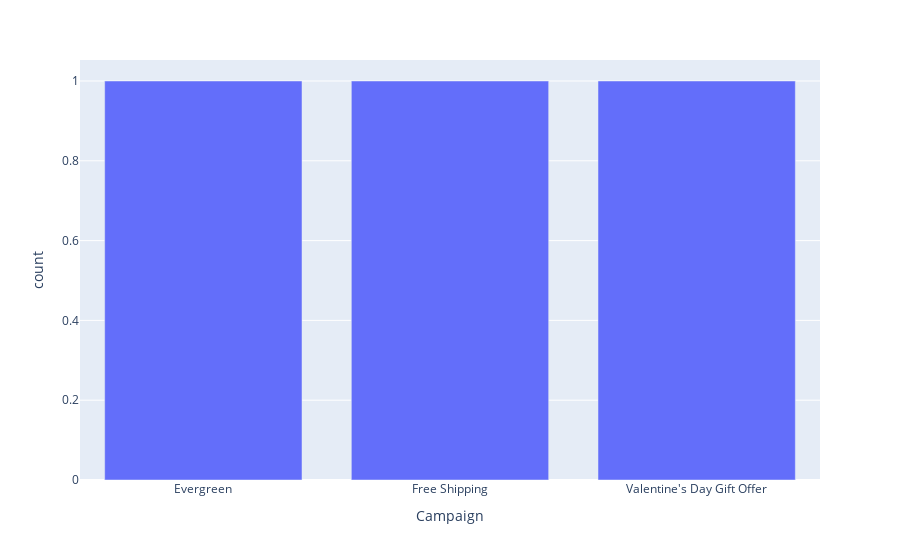

Notebook code cell kept with this figure:
### Code cell
fig=px.bar(groups_gender[['Campaign','Total Revenue','Media Spend']],x='Campaign') #,y='Media Spend',barmode='group',height=400,width=600)
fig.show()

### Figure 1 — Plotly figure (JSON) as saved in the notebook; plotly's stock layout.template omitted (floating-point values rounded to 4 significant figures)
{"data": [{"alignmentgroup": "True", "hovertemplate": "Campaign=%{x}<br>count=%{y}<extra></extra>", "legendgroup": "", "marker": {"color": "#636efa", "pattern": {"shape": ""}}, "name": "", "offsetgroup": "", "orientation": "v", "showlegend": false, "textposition": "auto", "type": "bar", "x": ["Evergreen", "Free Shipping", "Valentine's Day Gift Offer"], "xaxis": "x", "y": [1, 1, 1], "yaxis": "y"}], "layout": {"barmode": "relative", "legend": {"tracegroupgap": 0}, "margin": {"t": 60}, "xaxis": {"anchor": "y", "domain": [0, 1], "title": {"text": "Campaign"}}, "yaxis": {"anchor": "x", "domain": [0, 1], "title": {"text": "count"}}}}
